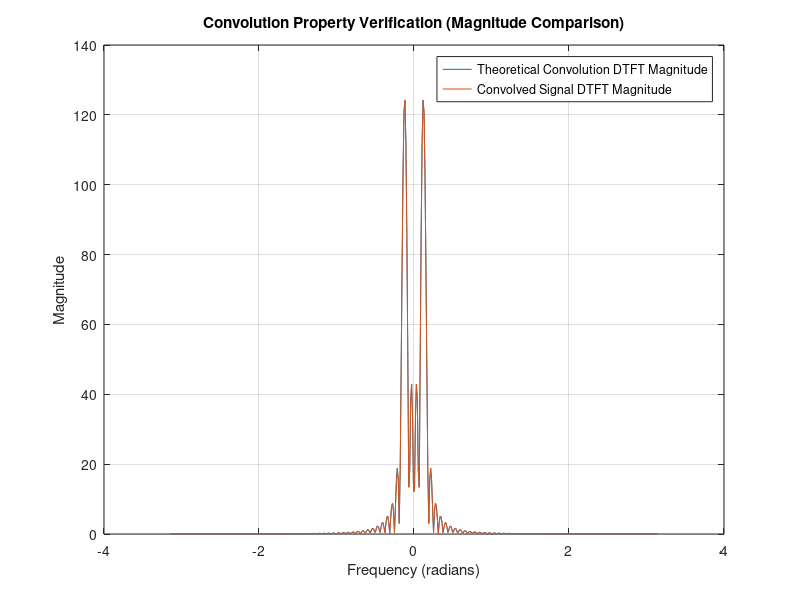

MATLAB code to generate this figure:
N = 100; % Length of the signal sequence

n = 0:N-1;

g = exp(-0.5 * n);

L = 512;

w = -pi:2*pi/(L-1):pi;

G = freqz(g, 1, w);

h = sin((2*pi*n)/(N/2));

H = freqz(h, 1, w);

gh = conv(g, h);

GH = G .* H;

GH_conv = freqz(gh, 1, w);

figure(1);
plot(w, abs(GH));  % Magnitude of theoretical convolution DTFT
hold on;
plot(w, abs(GH_conv));  % Magnitude of convolved signal DTFT
legend('Theoretical Convolution DTFT Magnitude', 'Convolved Signal DTFT Magnitude');
title('Convolution Property Verification (Magnitude Comparison)');
xlabel('Frequency (radians)');
ylabel('Magnitude');
grid on;
